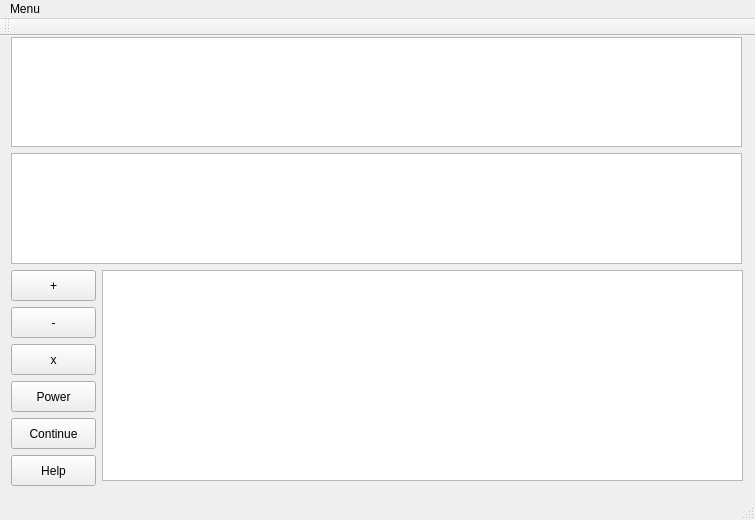
<?xml version="1.0" encoding="UTF-8"?>
<ui version="4.0">
 <class>MainWindow</class>
 <widget class="QMainWindow" name="MainWindow">
  <property name="geometry">
   <rect>
    <x>0</x>
    <y>0</y>
    <width>755</width>
    <height>520</height>
   </rect>
  </property>
  <property name="windowTitle">
   <string>Calculate</string>
  </property>
  <widget class="QWidget" name="centralWidget">
   <widget class="QTextEdit" name="Num1">
    <property name="geometry">
     <rect>
      <x>11</x>
      <y>1</y>
      <width>731</width>
      <height>110</height>
     </rect>
    </property>
   </widget>
   <widget class="QTextEdit" name="Num2">
    <property name="geometry">
     <rect>
      <x>11</x>
      <y>117</y>
      <width>731</width>
      <height>111</height>
     </rect>
    </property>
   </widget>
   <widget class="QPushButton" name="plus">
    <property name="geometry">
     <rect>
      <x>11</x>
      <y>234</y>
      <width>85</width>
      <height>31</height>
     </rect>
    </property>
    <property name="text">
     <string>+</string>
    </property>
   </widget>
   <widget class="QPushButton" name="mins">
    <property name="geometry">
     <rect>
      <x>11</x>
      <y>271</y>
      <width>85</width>
      <height>31</height>
     </rect>
    </property>
    <property name="text">
     <string>-</string>
    </property>
   </widget>
   <widget class="QPushButton" name="x">
    <property name="geometry">
     <rect>
      <x>11</x>
      <y>308</y>
      <width>85</width>
      <height>31</height>
     </rect>
    </property>
    <property name="text">
     <string>x</string>
    </property>
   </widget>
   <widget class="QPushButton" name="Continue">
    <property name="geometry">
     <rect>
      <x>11</x>
      <y>382</y>
      <width>85</width>
      <height>31</height>
     </rect>
    </property>
    <property name="text">
     <string>Continue</string>
    </property>
   </widget>
   <widget class="QTextEdit" name="Result">
    <property name="geometry">
     <rect>
      <x>102</x>
      <y>234</y>
      <width>641</width>
      <height>211</height>
     </rect>
    </property>
   </widget>
   <widget class="QPushButton" name="pushButton">
    <property name="geometry">
     <rect>
      <x>11</x>
      <y>419</y>
      <width>85</width>
      <height>31</height>
     </rect>
    </property>
    <property name="text">
     <string>Help</string>
    </property>
   </widget>
   <widget class="QPushButton" name="Power">
    <property name="geometry">
     <rect>
      <x>11</x>
      <y>345</y>
      <width>85</width>
      <height>31</height>
     </rect>
    </property>
    <property name="text">
     <string>Power</string>
    </property>
   </widget>
  </widget>
  <widget class="QMenuBar" name="menuBar">
   <property name="geometry">
    <rect>
     <x>0</x>
     <y>0</y>
     <width>755</width>
     <height>27</height>
    </rect>
   </property>
   <widget class="QMenu" name="menuMenu">
    <property name="title">
     <string>Menu</string>
    </property>
    <addaction name="actionAbout"/>
    <addaction name="separator"/>
    <addaction name="Qiut"/>
   </widget>
   <addaction name="menuMenu"/>
  </widget>
  <widget class="QToolBar" name="mainToolBar">
   <attribute name="toolBarArea">
    <enum>TopToolBarArea</enum>
   </attribute>
   <attribute name="toolBarBreak">
    <bool>false</bool>
   </attribute>
  </widget>
  <widget class="QStatusBar" name="statusBar"/>
  <action name="Qiut">
   <property name="text">
    <string>Quit</string>
   </property>
  </action>
  <action name="actionAbout">
   <property name="text">
    <string>About</string>
   </property>
  </action>
 </widget>
 <layoutdefault spacing="6" margin="11"/>
 <resources/>
 <connections/>
</ui>
